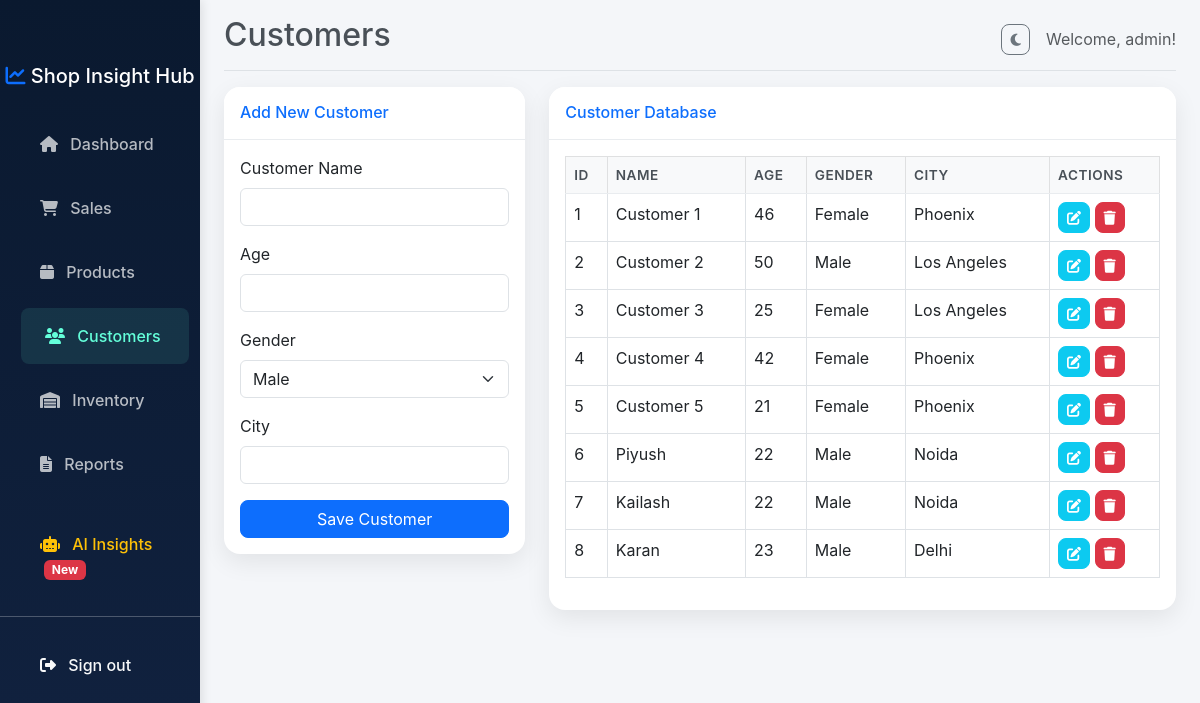
The page /customers (signed in) on the database its author committed.
### models.py (models this page shows, shortened)
class User(UserMixin, db.Model):
    __tablename__ = 'users'
    id = db.Column(db.Integer, primary_key=True)
    username = db.Column(db.String(64), unique=True, index=True, nullable=False)
    email = db.Column(db.String(120), unique=True, index=True, nullable=False)
    password_hash = db.Column(db.String(256))

class Customer(db.Model):
    __tablename__ = 'customers'
    id = db.Column(db.Integer, primary_key=True)
    customer_name = db.Column(db.String(100), nullable=False)
    age = db.Column(db.Integer)
    gender = db.Column(db.String(20))
    city = db.Column(db.String(100))
    sales = db.relationship('Sale', backref='customer', lazy='dynamic')

### routes.py (the view, shortened to what this page needs)
@bp.route('/customers', methods=['GET', 'POST'])
@login_required
def customers():
    customers = Customer.query.all()
    form = CustomerForm()
    return render_template('customers.html', title='Customers', customers=customers, form=form)

### forms.py
class CustomerForm(FlaskForm):
    customer_name = StringField('Customer Name', validators=[DataRequired()])
    age = IntegerField('Age', validators=[DataRequired()])
    gender = SelectField('Gender', choices=[('Male', 'Male'), ('Female', 'Female'), ('Other', 'Other')], validators=[DataRequired()])
    city = StringField('City', validators=[DataRequired()])
    submit = SubmitField('Save Customer')

### models.py (called while the page is built)
@login_manager.user_loader
def load_user(user_id):
    return User.query.get(int(user_id))

### templates/customers.html (shortened to what this page needs)
{% extends "base.html" %}
{% block content %}
<div class="row">
    <div class="col-md-4">
        <div class="card shadow mb-4">
            <div class="card-header py-3">
                <h6 class="m-0 font-weight-bold text-primary">{% if edit_id %}Edit Customer{% else %}Add New Customer{% endif %}</h6>
            </div>
            <div class="card-body">
                <form action="{% if edit_id %}{{ url_for('main.edit_customer', id=edit_id) }}{% else %}{{ url_for('main.customers') }}{% endif %}" method="post" novalidate>
                    <div class="mb-3">
                        <label class="form-label">Customer Name</label>
                        {{ form.customer_name(class="form-control") }}
                    </div>
                    <div class="mb-3">
                        <label class="form-label">Age</label>
                        {{ form.age(class="form-control") }}
                    </div>
                    <div class="mb-3">
                        <label class="form-label">Gender</label>
                        {{ form.gender(class="form-select") }}
                    </div>
                    <div class="mb-3">
                        <label class="form-label">City</label>
                        {{ form.city(class="form-control") }}
                    </div>
                    {{ form.submit(class="btn btn-primary w-100") }}
                </form>
            </div>
        </div>
    </div>
    <div class="col-md-8">
        <div class="card shadow mb-4">
            <div class="card-header py-3">
                <h6 class="m-0 font-weight-bold text-primary">Customer Database</h6>
            </div>
            <div class="card-body">
                <div class="table-responsive">
                    <table class="table table-bordered table-hover" width="100%" cellspacing="0">
                        <thead class="table-light">
                            <tr>
                                <th>ID</th>
                                <th>Name</th>
                                <th>Age</th>
                                <th>Gender</th>
                                <th>City</th>
                                <th>Actions</th>
                            </tr>
                        </thead>
                        <tbody>
                            {% for c in customers %}
                            <tr>
                                <td>{{ c.id }}</td>
                                <td>{{ c.customer_name }}</td>
                                <td>{{ c.age }}</td>
                                <td>{{ c.gender }}</td>
                                <td>{{ c.city }}</td>
                                <td>
                                    <a href="{{ url_for('main.edit_customer', id=c.id) }}" class="btn btn-sm btn-info text-white"><i class="fas fa-edit"></i></a>
                                    <form action="{{ url_for('main.delete_customer', id=c.id) }}" method="post" style="display: inline;" onsubmit="return confirm('Delete this customer? All related sales will be deleted.');">
                                        <button type="submit" class="btn btn-sm btn-danger"><i class="fas fa-trash"></i></button>
                                    </form>
                                </td>
                            </tr>
                            {% endfor %}
                        </tbody>
                    </table>
                </div>
            </div>
        </div>
    </div>
</div>
{% endblock %}

### templates/base.html (shortened to what this page needs)
<!DOCTYPE html>
<html lang="en">
<head>
    <link href="https://cdn.jsdelivr.net/npm/bootstrap@5.3.0/dist/css/bootstrap.min.css" rel="stylesheet">
    <link rel="stylesheet" href="https://cdnjs.cloudflare.com/ajax/libs/font-awesome/6.4.0/css/all.min.css">
    <link rel="stylesheet" href="{{ url_for('static', filename='css/style.css') }}">
</head>
<body>
    {% if current_user.is_authenticated %}
    <div class="container-fluid">
        <div class="row">
            <nav id="sidebar" class="col-md-3 col-lg-2 d-md-block bg-dark sidebar collapse">
                <div class="position-sticky pt-3 sidebar-sticky">
                    <h5 class="text-white text-center mb-4"><i class="fas fa-chart-line text-primary"></i> Shop Insight Hub</h5>
                    <ul class="nav flex-column">
                        <li class="nav-item">
                            <a class="nav-link {% if request.endpoint == 'main.index' %}active{% endif %}" href="{{ url_for('main.index') }}">
                                <i class="fas fa-home me-2"></i> Dashboard
                            </a>
                        </li>
                        <li class="nav-item">
                            <a class="nav-link {% if request.endpoint == 'main.sales' %}active{% endif %}" href="{{ url_for('main.sales') }}">
                                <i class="fas fa-shopping-cart me-2"></i> Sales
                            </a>
                        </li>
                        <li class="nav-item">
                            <a class="nav-link {% if request.endpoint == 'main.products' %}active{% endif %}" href="{{ url_for('main.products') }}">
                                <i class="fas fa-box me-2"></i> Products
                            </a>
                        </li>
                        <li class="nav-item">
                            <a class="nav-link {% if request.endpoint == 'main.customers' %}active{% endif %}" href="{{ url_for('main.customers') }}">
                                <i class="fas fa-users me-2"></i> Customers
                            </a>
                        </li>
                        <li class="nav-item">
                            <a class="nav-link {% if request.endpoint == 'main.inventory' %}active{% endif %}" href="{{ url_for('main.inventory') }}">
                                <i class="fas fa-warehouse me-2"></i> Inventory
                            </a>
                        </li>
                        <li class="nav-item">
                            <a class="nav-link {% if request.endpoint == 'main.reports' %}active{% endif %}" href="{{ url_for('main.reports') }}">
                                <i class="fas fa-file-alt me-2"></i> Reports
                            </a>
                        </li>
                        <li class="nav-item mt-3">
                            <a class="nav-link text-warning {% if request.endpoint == 'main.ai_insights' %}active{% endif %}" href="{{ url_for('main.ai_insights') }}">
                                <i class="fas fa-robot me-2"></i> AI Insights <span class="badge bg-danger ms-1">New</span>
                            </a>
                        </li>
                    </ul>
                    <hr class="text-white">
                    <ul class="nav flex-column mb-2">
                        <li class="nav-item">
                            <a class="nav-link text-light" href="{{ url_for('main.logout') }}">
                                <i class="fas fa-sign-out-alt me-2"></i> Sign out
                            </a>
                        </li>
                    </ul>
                </div>
            </nav>
            <main class="col-md-9 ms-sm-auto col-lg-10 px-md-4">
                <div class="d-flex justify-content-between flex-wrap flex-md-nowrap align-items-center pt-3 pb-2 mb-3 border-bottom">
                    <h1 class="h2">{{ title }}</h1>
                    <div class="btn-toolbar mb-2 mb-md-0 d-flex align-items-center">
                        <button id="theme-toggle" class="btn btn-outline-secondary btn-sm me-3 theme-toggle-btn" aria-label="Toggle Theme">
                            <i class="fas fa-moon" id="theme-icon"></i>
                        </button>
                        <span class="text-muted">Welcome, {{ current_user.username }}!</span>
                    </div>
                </div>
                {% block content %}{% endblock %}
            </main>
        </div>
    </div>
    {% endif %}
</body>
</html>

### static/css/style.css (style rules this page uses)
:root { --bg-color: #f4f6f9; --text-color: #495057; --sidebar-bg-1: #0a192f; --sidebar-bg-2: #112240; --card-header-bg: #ffffff; --border-color: #e9ecef; --table-th-bg: #f8f9fa; --chart-bg: transparent; --warning-light-bg: #fff3cd; }
body { font-family: 'Inter', -apple-system, BlinkMacSystemFont, "Segoe UI", Roboto, "Helvetica Neue", Arial, sans-serif; background-color: var(--bg-color); color: var(--text-color); transition: background-color 0.3s ease, color 0.3s ease; }
.sidebar { position: fixed; top: 0; bottom: 0; left: 0; z-index: 100; padding: 48px 0 0; box-shadow: 2px 0 10px rgba(0, 0, 0, .1); background: linear-gradient(180deg, var(--sidebar-bg-1) 0%, var(--sidebar-bg-2) 100%) !important; transition: background 0.3s ease; }
.sidebar-sticky { position: relative; top: 0; height: calc(100vh - 48px); padding-top: 1.5rem; overflow-x: hidden; overflow-y: auto; }
.sidebar .nav-link { font-weight: 500; color: rgba(255, 255, 255, .7); padding: 1rem 1.5rem; margin: 0.25rem 1rem; border-radius: 0.5rem; transition: all 0.3s ease; }
.sidebar .nav-link:hover, .sidebar .nav-link.active { color: #64ffda; background-color: rgba(100, 255, 218, 0.1); transform: translateX(5px); }
.text-primary { color: #0d6efd !important; }
.card { border-radius: 1rem; border: none; box-shadow: 0 0.5rem 1.5rem rgba(0, 0, 0, 0.08) !important; transition: transform 0.3s cubic-bezier(0.175, 0.885, 0.32, 1.275), box-shadow 0.3s, background-color 0.3s ease, border-color 0.3s ease; }
.card-header { background-color: var(--card-header-bg); border-bottom: 1px solid var(--border-color); border-radius: 1rem 1rem 0 0 !important; transition: background-color 0.3s ease, border-color 0.3s ease; }
.btn-primary { background-color: #0d6efd; border-color: #0d6efd; transition: all 0.3s; border-radius: 0.5rem; }
.btn { border-radius: 0.5rem; transition: all 0.3s ease; }
.table { transition: color 0.3s ease, border-color 0.3s ease; }
.table th { background-color: var(--table-th-bg); color: var(--text-color); font-weight: 600; text-transform: uppercase; font-size: 0.85rem; letter-spacing: 0.5px; border-bottom: 1px solid var(--border-color); transition: background-color 0.3s ease, color 0.3s ease, border-color 0.3s ease; }
.table tbody tr { transition: background-color 0.2s; }
.table td { transition: background-color 0.3s ease, color 0.3s ease, border-color 0.3s ease; }

### rows shown on the page
User: username "admin"
Customer: id "1", customer_name "Customer 1", age "46", gender "Female", city "Phoenix"
Customer: id "2", customer_name "Customer 2", age "50", gender "Male", city "Los Angeles"
Customer: id "3", customer_name "Customer 3", age "25", gender "Female", city "Los Angeles"
Customer: id "4", customer_name "Customer 4", age "42", gender "Female", city "Phoenix"
Customer: id "5", customer_name "Customer 5", age "21", gender "Female", city "Phoenix"
Customer: id "6", customer_name "Piyush", age "22", gender "Male", city "Noida"
Customer: id "7", customer_name "Kailash", age "22", gender "Male", city "Noida"
Customer: id "8", customer_name "Karan", age "23", gender "Male", city "Delhi"

### other values the page prints
{{ title }} "Customers"
